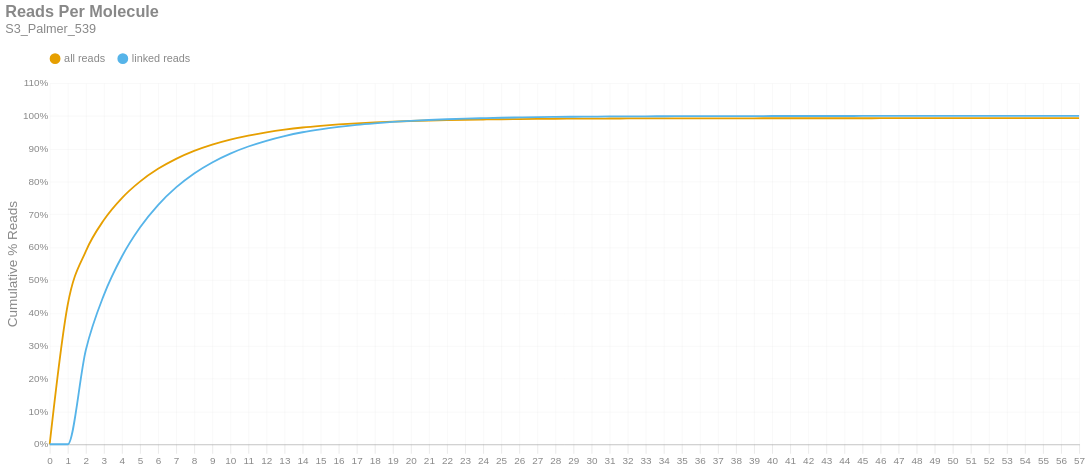

The notebook cell this image was saved under:
### Markdown cell above
### Reads per Molecule
This chart shows the cumulative distribution of the number of reads per linked molecule. That is, how many alignments are associated with a unique molecule. This excludes the number of reads associated with invalid or absent linked-read barcodes. The `linked` histogram is the percentages recalculated when disregarding singletons.

### Code cell
if SKIPLR:
    print_html(f"Skipped")
else:
    counts = np.bincount(valids['reads'].cast(pl.Int64).to_numpy())
    weighted = counts * np.arange(len(counts))
    all_perc = weighted / n_reads
    linked_perc = weighted / n_linked_reads
    linked_perc[1] = 0
    binned_df = pl.DataFrame({
        'readsper': list(range(len(counts))),
        'all reads (cumsum)': np.cumsum(all_perc).tolist(),
        'linked reads (cumsum)': np.cumsum(linked_perc).tolist(),
    })

    with SafeRender(binned_df):
        (
            density_plot(binned_df, 'Reads Per Molecule', samplename, 'readspmol')
            .encode(
                x=alt.X('readsper:O', title=None).axis(labelAngle=0).scale(padding=0),
                y=alt.Y('value:Q', title='Cumulative % Reads').axis(format='%').stack(False),
                color=alt.Color("key:N").scale(domain=["all reads", "linked reads"]),
                tooltip=[
                    alt.Tooltip("key:N", title="Data Type"),
                    alt.Tooltip("readsper:O", title="Reads Per Molecule"),
                    alt.Tooltip("value:Q", format=".2%", title="% Reads (Cum.)")
                ]            
            )
        ).display()

### Figure 1 — Vega-Lite specification as saved in the notebook (floating-point values rounded to 4 significant figures)
{"width": "container", "height": 400, "config": {"title": {"anchor": "start", "dy": -15, "fontSize": 18, "color": "#888888", "subtitleColor": "#888888", "subtitleFontSize": 14}, "arc": {"fill": "#0072B2"}, "axis": {"domainColor": "#888888", "domainWidth": 0.5, "gridWidth": 0.2, "grid": false, "titleFontWeight": 400, "titleFontSize": 15, "labelFontSize": 11, "labelColor": "#888888", "tickColor": "#888888", "tickWidth": 0.2, "titleColor": "#888888"}, "axisBand": {"grid": false}, "axisX": {"grid": true, "tickSize": 10, "domainCap": "round"}, "axisY": {"domain": false, "grid": true, "tickSize": 0, "domainCap": "round"}, "background": "transparent", "header": {"labelFontSize": 15, "labelColor": "#888888", "titleFontSize": 15, "titleFontWeight": 600, "titleColor": "#888888"}, "legend": {"labelFont": "sans-serif", "labelFontSize": 12, "labelColor": "#888888", "symbolSize": 100, "symbolType": "circle", "titleFontSize": 12, "titlePadding": 10, "titleColor": "#888888", "title": null, "orient": "top"}, "range": {"category": ["#E69F00", "#56B4E9", "#009E73", "#F0E442", "#0072B2", "#D55E00", "#CC79A7", "#000000"], "diverging": ["#cfe8f3", "#a2d4ec", "#73bfe2", "#46abdb", "#1696d2", "#12719e"]}, "area": {"fill": "#0072B2", "fillOpacity": 0.7, "line": true, "strokeOpacity": 0.7}, "line": {"color": "#0072B2", "stroke": "#0072B2", "strokeWidth": 2}, "trail": {"color": "#0072B2", "stroke": "#0072B2", "strokeWidth": 0, "size": 1}, "point": {"filled": true, "fillOpacity": 1.0, "size": 95}, "text": {"color": "#888888", "fontSize": 11, "align": "right", "fontWeight": 400, "size": 11}, "bar": {"fill": "#0072B2", "stroke": null}, "view": {"stroke": null, "continuousWidth": 660, "continuousHeight": 400}}, "data": {"name": "data-5c9038f493912ff576bf3bd7985f488a"}, "mark": {"type": "line", "interpolate": "monotone", "point": {"opacity": 0, "size": 275}}, "encoding": {"color": {"field": "key", "scale": {"domain": ["all reads", "linked reads"]}, "type": "nominal"}, "tooltip": [{"field": "key", "title": "Data Type", "type": "nominal"}, {"field": "readsper", "title": "Reads Per Molecule", "type": "ordinal"}, {"field": "value", "format": ".2%", "title": "% Reads (Cum.)", "type": "quantitative"}], "x": {"axis": {"labelAngle": 0}, "field": "readsper", "scale": {"padding": 0}, "title": null, "type": "ordinal"}, "y": {"axis": {"format": "%"}, "field": "value", "stack": false, "title": "Cumulative % Reads", "type": "quantitative"}}, "params": [{"name": "param_c36ac31b6afebe62", "select": {"type": "point", "fields": ["key"]}, "bind": "legend"}], "title": {"text": "Reads Per Molecule", "subtitle": "S3_Palmer_539"}, "transform": [{"fold": ["all reads (cumsum)", "linked reads (cumsum)"]}, {"calculate": "replace(datum.key, ' (cumsum)', '')", "as": "key"}, {"filter": {"param": "param_c36ac31b6afebe62"}}], "usermeta": {"embedOptions": {"downloadFileName": "S3_Palmer_539.readspmol"}}, "$schema": "https://vega.github.io/schema/vega-lite/v6.1.0.json", "datasets": {"data-5c9038f493912ff576bf3bd7985f488a": [{"readsper": 0, "all reads (cumsum)": 0.0, "linked reads (cumsum)": 0.0}, {"readsper": 1, "all reads (cumsum)": 0.4249, "linked reads (cumsum)": 0.0}, {"readsper": 2, "all reads (cumsum)": 0.5877, "linked reads (cumsum)": 0.2865}, {"readsper": 3, "all reads (cumsum)": 0.683, "linked reads (cumsum)": 0.4543}, {"readsper": 4, "all reads (cumsum)": 0.7498, "linked reads (cumsum)": 0.5719}, {"readsper": 5, "all reads (cumsum)": 0.7999, "linked reads (cumsum)": 0.6601}, {"readsper": 6, "all reads (cumsum)": 0.8388, "linked reads (cumsum)": 0.7284}, {"readsper": 7, "all reads (cumsum)": 0.8693, "linked reads (cumsum)": 0.7822}, {"readsper": 8, "all reads (cumsum)": 0.8935, "linked reads (cumsum)": 0.8248}, {"readsper": 9, "all reads (cumsum)": 0.9126, "linked reads (cumsum)": 0.8584}, {"readsper": 10, "all reads (cumsum)": 0.9279, "linked reads (cumsum)": 0.8854}, {"readsper": 11, "all reads (cumsum)": 0.9401, "linked reads (cumsum)": 0.9068}, {"readsper": 12, "all reads (cumsum)": 0.95, "linked reads (cumsum)": 0.9243}, {"readsper": 13, "all reads (cumsum)": 0.9582, "linked reads (cumsum)": 0.9387}, {"readsper": 14, "all reads (cumsum)": 0.9648, "linked reads (cumsum)": 0.9503}, {"readsper": 15, "all reads (cumsum)": 0.9699, "linked reads (cumsum)": 0.9592}, {"readsper": 16, "all reads (cumsum)": 0.974, "linked reads (cumsum)": 0.9666}, {"readsper": 17, "all reads (cumsum)": 0.9775, "linked reads (cumsum)": 0.9727}, {"readsper": 18, "all reads (cumsum)": 0.9803, "linked reads (cumsum)": 0.9776}, {"readsper": 19, "all reads (cumsum)": 0.9826, "linked reads (cumsum)": 0.9817}, {"readsper": 20, "all reads (cumsum)": 0.9845, "linked reads (cumsum)": 0.985}, {"readsper": 21, "all reads (cumsum)": 0.986, "linked reads (cumsum)": 0.9876}, {"readsper": 22, "all reads (cumsum)": 0.9873, "linked reads (cumsum)": 0.9899}, {"readsper": 23, "all reads (cumsum)": 0.9883, "linked reads (cumsum)": 0.9917}, {"readsper": 24, "all reads (cumsum)": 0.9891, "linked reads (cumsum)": 0.9931}, {"readsper": 25, "all reads (cumsum)": 0.9899, "linked reads (cumsum)": 0.9944}, {"readsper": 26, "all reads (cumsum)": 0.9904, "linked reads (cumsum)": 0.9954}, {"readsper": 27, "all reads (cumsum)": 0.991, "linked reads (cumsum)": 0.9964}, {"readsper": 28, "all reads (cumsum)": 0.9913, "linked reads (cumsum)": 0.997}, {"readsper": 29, "all reads (cumsum)": 0.9916, "linked reads (cumsum)": 0.9975}, {"readsper": 30, "all reads (cumsum)": 0.9918, "linked reads (cumsum)": 0.9979}, {"readsper": 31, "all reads (cumsum)": 0.9921, "linked reads (cumsum)": 0.9983}, {"readsper": 32, "all reads (cumsum)": 0.9922, "linked reads (cumsum)": 0.9986}, {"readsper": 33, "all reads (cumsum)": 0.9924, "linked reads (cumsum)": 0.9988}, {"readsper": 34, "all reads (cumsum)": 0.9925, "linked reads (cumsum)": 0.999}, {"readsper": 35, "all reads (cumsum)": 0.9926, "linked reads (cumsum)": 0.9992}, {"readsper": 36, "all reads (cumsum)": 0.9926, "linked reads (cumsum)": 0.9993}, {"readsper": 37, "all reads (cumsum)": 0.9927, "linked reads (cumsum)": 0.9994}, {"readsper": 38, "all reads (cumsum)": 0.9928, "linked reads (cumsum)": 0.9995}, {"readsper": 39, "all reads (cumsum)": 0.9928, "linked reads (cumsum)": 0.9996}, {"readsper": 40, "all reads (cumsum)": 0.9928, "linked reads (cumsum)": 0.9996}, {"readsper": 41, "all reads (cumsum)": 0.9929, "linked reads (cumsum)": 0.9997}, {"readsper": 42, "all reads (cumsum)": 0.9929, "linked reads (cumsum)": 0.9997}, {"readsper": 43, "all reads (cumsum)": 0.9929, "linked reads (cumsum)": 0.9998}, {"readsper": 44, "all reads (cumsum)": 0.9929, "linked reads (cumsum)": 0.9998}, {"readsper": 45, "all reads (cumsum)": 0.9929, "linked reads (cumsum)": 0.9998}, {"readsper": 46, "all reads (cumsum)": 0.993, "linked reads (cumsum)": 0.9999}, {"readsper": 47, "all reads (cumsum)": 0.993, "linked reads (cumsum)": 0.9999}, {"readsper": 48, "all reads (cumsum)": 0.993, "linked reads (cumsum)": 0.9999}, {"readsper": 49, "all reads (cumsum)": 0.993, "linked reads (cumsum)": 0.9999}, {"readsper": 50, "all reads (cumsum)": 0.993, "linked reads (cumsum)": 1.0}, {"readsper": 51, "all reads (cumsum)": 0.993, "linked reads (cumsum)": 1.0}, {"readsper": 52, "all reads (cumsum)": 0.993, "linked reads (cumsum)": 1.0}, {"readsper": 53, "all reads (cumsum)": 0.993, "linked reads (cumsum)": 1.0}, {"readsper": 54, "all reads (cumsum)": 0.993, "linked reads (cumsum)": 1.0}, {"readsper": 55, "all reads (cumsum)": 0.993, "linked reads (cumsum)": 1.0}, {"readsper": 56, "all reads (cumsum)": 0.993, "linked reads (cumsum)": 1.0}, {"readsper": 57, "all reads (cumsum)": 0.993, "linked reads (cumsum)": 1.0}]}}
